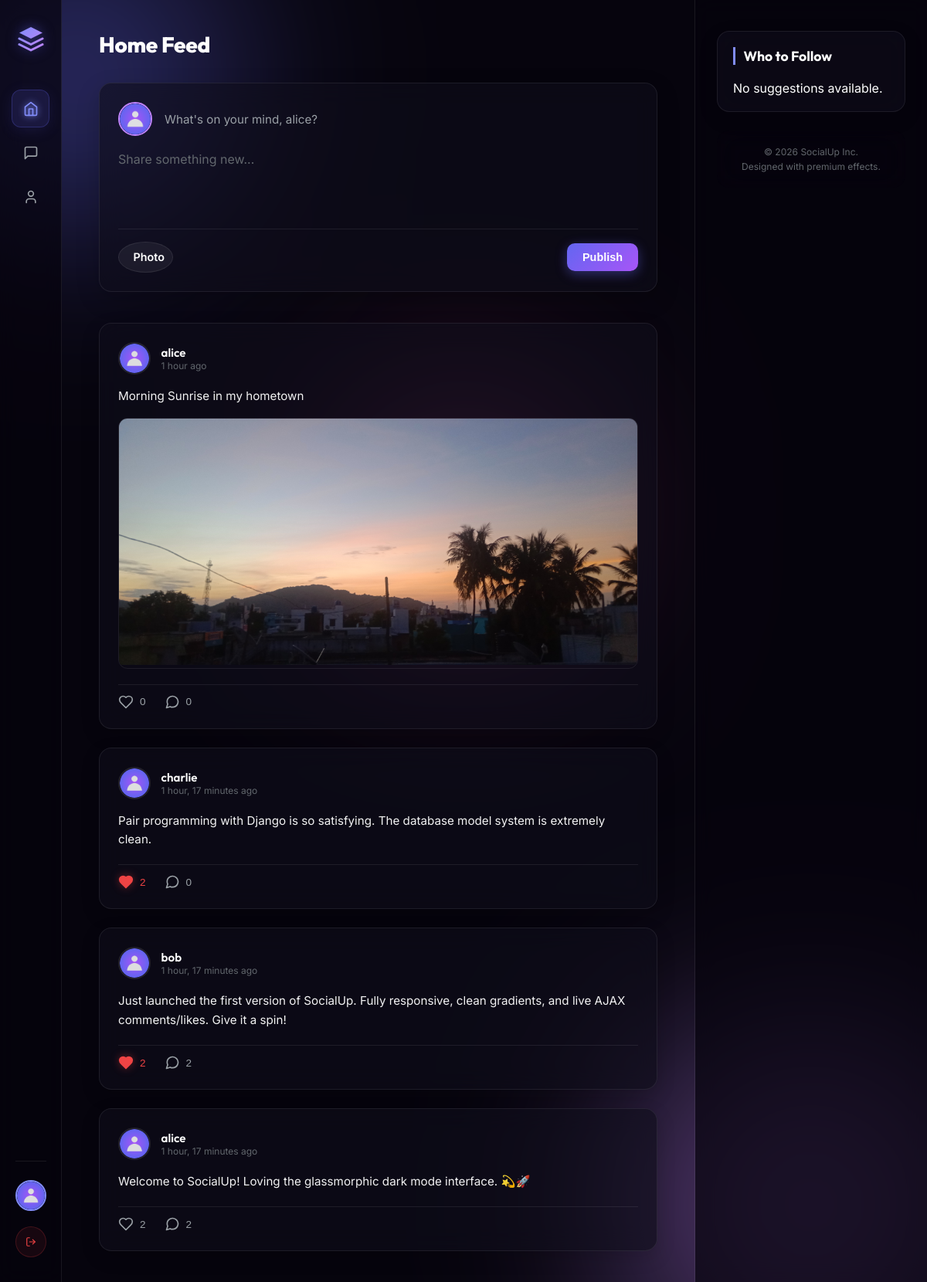
The app's page / (signed in) with its own data.
### core/models.py (models this page shows, shortened)
class Profile(models.Model):
    user = models.OneToOneField(User, on_delete=models.CASCADE, related_name='profile')
    bio = models.TextField(blank=True, default='')
    profile_picture = models.ImageField(upload_to='profile_pics/', default='profile_pics/default.png', blank=True)
    banner_image = models.ImageField(upload_to='banner_pics/', default='banner_pics/default.png', blank=True)
    following = models.ManyToManyField('self', symmetrical=False, related_name='followers', blank=True)

class Post(models.Model):
    author = models.ForeignKey(User, on_delete=models.CASCADE, related_name='posts')
    content = models.TextField()
    image = models.ImageField(upload_to='posts/', blank=True, null=True)
    created_at = models.DateTimeField(auto_now_add=True)
    likes = models.ManyToManyField(User, related_name='liked_posts', blank=True)
    class Meta:
        ordering = ['-created_at']
    @property
    def likes_count(self):
        return self.likes.count()
    @property
    def comments_count(self):
        return self.comments.count()

### core/views.py (the view)
# urls.py: path('', views.feed_view, name='feed'),
@login_required
def feed_view(request):
    posts = Post.objects.all().prefetch_related('likes', 'comments', 'comments__author')
    current_profile = request.user.profile
    suggestions = Profile.objects.exclude(
        Q(user=request.user) | Q(followers=current_profile)
    )[:5]
    return render(request, 'core/feed.html', {
        'posts': posts,
        'suggestions': suggestions,
        'active_tab': 'home'
    })

### core/templates/core/feed.html (shortened to what this page needs)
{% extends 'core/base.html' %}
{% load static %}
{% block content %}
<div class="feed-wrapper">
    <header class="feed-header">
        <h2 class="page-title">Home Feed</h2>
    </header>
    <div class="post-creator-card">
        <div class="creator-header">
            <img src="{% if request.user.profile.profile_picture %}{{ request.user.profile.profile_picture.url }}{% else %}{% static 'images/default.png' %}{% endif %}" alt="Avatar" class="creator-avatar">
            <span class="creator-placeholder">What's on your mind, {{ request.user.username }}?</span>
        </div>
        <form action="{% url 'create_post' %}" method="POST" enctype="multipart/form-data" id="post-composer-form">
            <textarea name="content" placeholder="Share something new..." class="composer-textarea" required></textarea>
            <div class="composer-actions">
                <label for="image-upload" class="btn btn-secondary btn-icon-only" title="Add Image">
                    <span>Photo</span>
                </label>
                <button type="submit" class="btn btn-primary">Publish</button>
            </div>
        </form>
    </div>
    <div class="posts-feed" id="posts-container">
        {% if posts %}
            {% for post in posts %}
                <article class="post-card" id="post-{{ post.id }}">
                    <div class="post-header">
                        <a href="{% url 'profile' username=post.author.username %}" class="post-author-link">
                            <img src="{% if post.author.profile.profile_picture %}{{ post.author.profile.profile_picture.url }}{% else %}{% static 'images/default.png' %}{% endif %}" alt="{{ post.author.username }}" class="post-avatar">
                            <div class="post-meta">
                                <h3 class="post-author-name">{{ post.author.username }}</h3>
                                <time class="post-time" datetime="{{ post.created_at|date:'Y-m-d H:i' }}">{{ post.created_at|timesince }} ago</time>
                            </div>
                        </a>
                    </div>
                    <div class="post-body">
                        <p class="post-content">{{ post.content }}</p>
                        {% if post.image %}
                            <div class="post-image-wrapper">
                                <img src="{{ post.image.url }}" alt="Post attachment" class="post-image">
                            </div>
                        {% endif %}
                    </div>
                    <div class="post-footer">
                        <div class="post-actions">
                            <button class="action-btn action-like {% if request.user in post.likes.all %}active{% endif %}" data-post-id="{{ post.id }}" onclick="toggleLike(this)">
                                <svg class="action-icon stroke" viewBox="0 0 24 24" fill="none" stroke="currentColor" stroke-width="2" stroke-linecap="round" stroke-linejoin="round"><path d="M19 14c1.49-1.46 3-3.21 3-5.5A5.5 5.5 0 0 0 16.5 3c-1.76 0-3 .5-4.5 2-1.5-1.5-2.74-2-4.5-2A5.5 5.5 0 0 0 2 8.5c0 2.3 1.5 4.05 3 5.5l7 7Z"/></svg>
                                <span class="likes-count">{{ post.likes_count }}</span>
                            </button>
                            <button class="action-btn action-comment" onclick="toggleCommentsSection({{ post.id }})">
                                <span class="comments-count" id="comment-count-{{ post.id }}">{{ post.comments_count }}</span>
                            </button>
                        </div>
                    </div>
                </article>
            {% endfor %}
        {% endif %}
    </div>
</div>
{% endblock %}

### core/templates/core/base.html (shortened to what this page needs)
{% load static %}
<!DOCTYPE html>
<html lang="en">
<head>
    <link rel="stylesheet" href="{% static 'css/style.css' %}">
</head>
<body>
    <div class="glow-bg glow-1"></div>
    <div class="glow-bg glow-2"></div>
    <div class="app-container">
        <aside class="sidebar">
            <div class="brand">
                <div class="brand-logo">
                </div>
            </div>
            <nav class="nav-menu">
                <a href="{% url 'feed' %}" class="nav-item {% if active_tab == 'home' %}active{% endif %}" id="nav-home">
                    <svg class="nav-icon" viewBox="0 0 24 24" fill="none" stroke="currentColor" stroke-width="2" stroke-linecap="round" stroke-linejoin="round"><path d="m3 9 9-7 9 7v11a2 2 0 0 1-2 2H5a2 2 0 0 1-2-2z"/><polyline points="9 22 9 12 15 12 15 22"/></svg>
                </a>
                <a href="{% url 'inbox' %}" class="nav-item {% if active_tab == 'messages' %}active{% endif %}" id="nav-messages">
                    <svg class="nav-icon" viewBox="0 0 24 24" fill="none" stroke="currentColor" stroke-width="2" stroke-linecap="round" stroke-linejoin="round"><path d="M21 15a2 2 0 0 1-2 2H7l-4 4V5a2 2 0 0 1 2-2h14a2 2 0 0 1 2 2z"/></svg>
                </a>
                <a href="{% url 'profile' username=request.user.username %}" class="nav-item {% if active_tab == 'profile' %}active{% endif %}" id="nav-profile">
                    <svg class="nav-icon" viewBox="0 0 24 24" fill="none" stroke="currentColor" stroke-width="2" stroke-linecap="round" stroke-linejoin="round"><path d="M19 21v-2a4 4 0 0 0-4-4H9a4 4 0 0 0-4 4v2"/><circle cx="12" cy="7" r="4"/></svg>
                </a>
            </nav>
            <div class="sidebar-footer">
                <div class="user-pill">
                    <img src="{% if request.user.profile.profile_picture %}{{ request.user.profile.profile_picture.url }}{% else %}{% static 'images/default.png' %}{% endif %}" alt="{{ request.user.username }}" class="user-avatar-small">
                </div>
                <a href="{% url 'logout' %}" class="btn btn-logout" id="btn-logout">
                    <svg viewBox="0 0 24 24" fill="none" stroke="currentColor" stroke-width="2" stroke-linecap="round" stroke-linejoin="round"><path d="M9 21H5a2 2 0 0 1-2-2V5a2 2 0 0 1 2-2h4"/><polyline points="16 17 21 12 16 7"/><line x1="21" y1="12" x2="9" y2="12"/></svg>
                </a>
            </div>
        </aside>
        <main class="main-content">
            {% block content %}{% endblock %}
        </main>
        <aside class="right-panel">
            <div class="widget suggestions-widget">
                <h3 class="widget-title">Who to Follow</h3>
                <div class="suggestions-list">
                    {% if suggestions %}
                        {% for suggestion in suggestions %}
                            <div class="suggestion-card" id="suggestion-{{ suggestion.id }}">
                                <a href="{% url 'profile' username=suggestion.user.username %}" class="suggestion-link">
                                    <img src="{% if suggestion.profile_picture %}{{ suggestion.profile_picture.url }}{% else %}{% static 'images/default.png' %}{% endif %}" alt="{{ suggestion.user.username }}" class="suggestion-avatar">
                                    <div class="suggestion-info">
                                        <h4 class="suggestion-name">{{ suggestion.user.username }}</h4>
                                        <p class="suggestion-handle">@{{ suggestion.user.username }}</p>
                                    </div>
                                </a>
                                <button class="btn btn-follow-toggle btn-sm" data-profile-id="{{ suggestion.id }}" onclick="toggleFollow(this)">
                                    Follow
                                </button>
                            </div>
                        {% endfor %}
                    {% else %}
                        <p class="empty-state-text">No suggestions available.</p>
                    {% endif %}
                </div>
            </div>
            <div class="widget copyright-widget">
                <p>&copy; 2026 SocialUp Inc.</p>
                <p>Designed with premium effects.</p>
            </div>
        </aside>
    </div>
</body>
</html>

### records on screen
Post: author.profile_picture (placeholder picture), author.username "alice", created_at "1 hour", content "Morning Sunrise in my hometown", image (picture), likes_count "0", comments_count "0"
Post: author.profile_picture (placeholder picture), author.username "charlie", created_at "1 hour, 17 minutes", content "Pair programming with Django is so satisfying. The database model system is extremely clean.", likes_count "2", comments_count "0"
Post: author.profile_picture (placeholder picture), author.username "bob", created_at "1 hour, 17 minutes", content "Just launched the first version of SocialUp. Fully responsive, clean gradients, and live AJAX comments/likes. Give it a spin!", likes_count "2", comments_count "2"
Post: author.profile_picture (placeholder picture), author.username "alice", created_at "1 hour, 17 minutes", content "Welcome to SocialUp! Loving the glassmorphic dark mode interface. 💫🚀", likes_count "2", comments_count "2"

### other values on screen
{{ request.user.username }} "alice"
